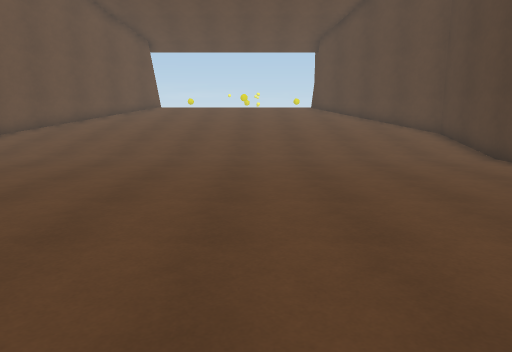
[1] (above)

16 first-person views from a walk through a scene from a Unity 3-D project. The camera is 1.5 m above the floor, tilts 10° down and sees 70° across. The floor is counted in squares, 1 m on a side. Each view is taken from the middle of a square. On the plan, view 1 faces up. The plan holds only what a view shows up to about 16 squares ahead; the rest is blank. The place goes on beyond the plan. The player is left out.

[2]
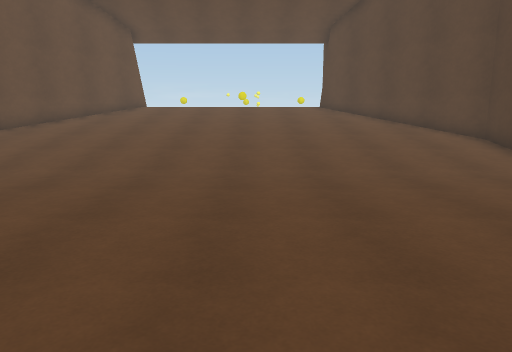

[3]
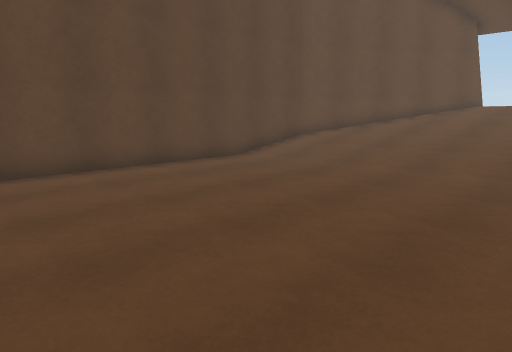

[4]
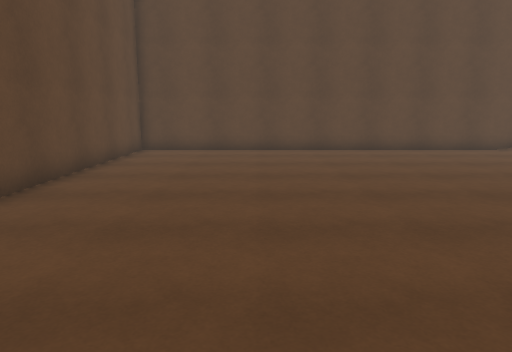

[5]
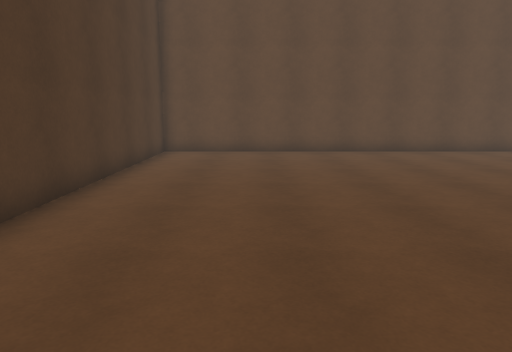

[6]
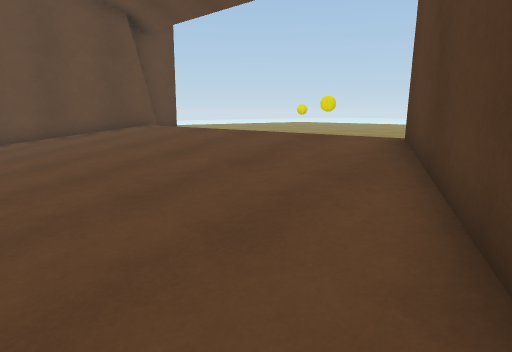

[7]
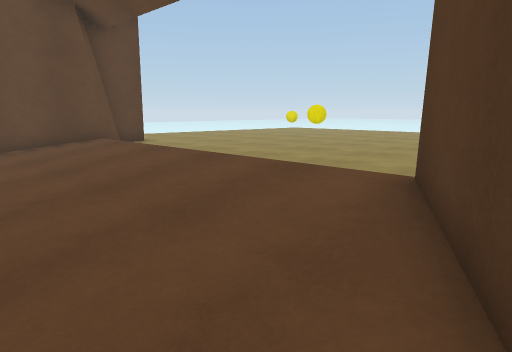

[8]
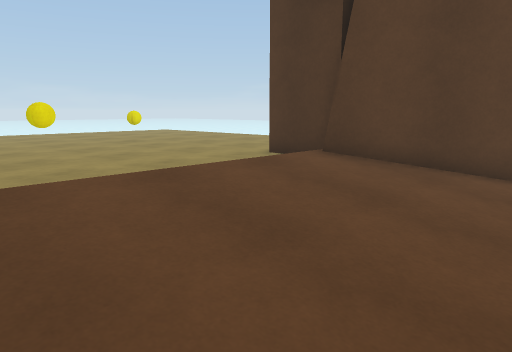

[9]
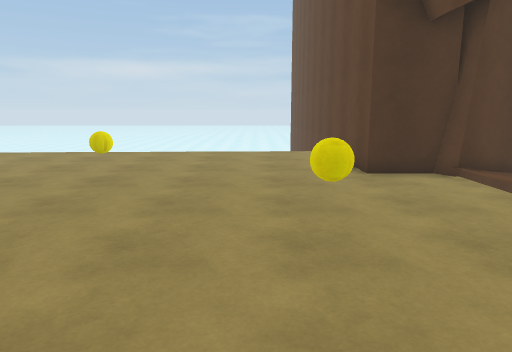

[10]
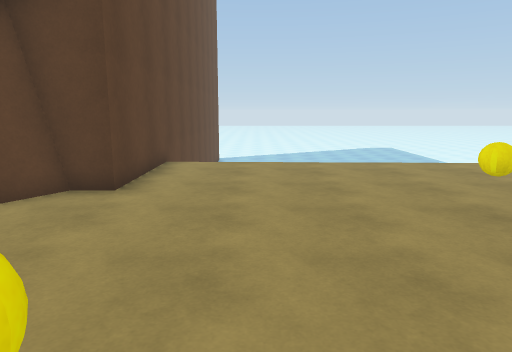

[11]
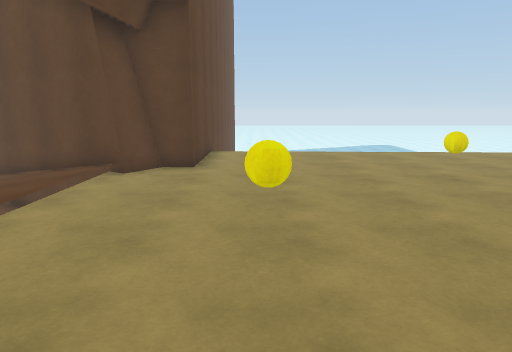

[12]
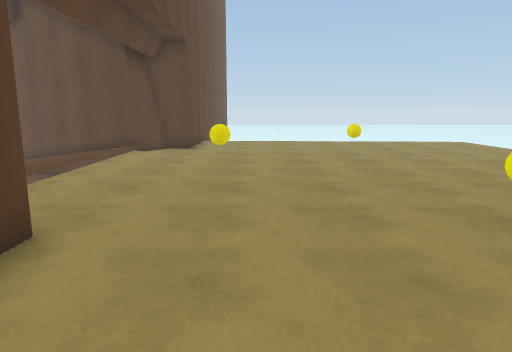

[13]
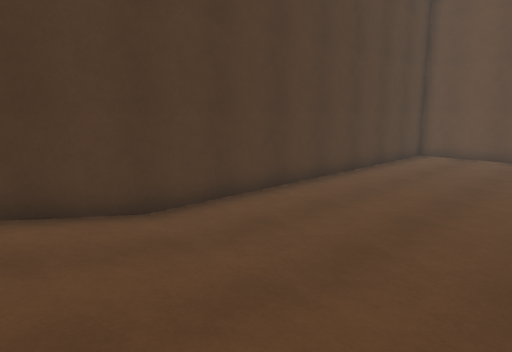

[14]
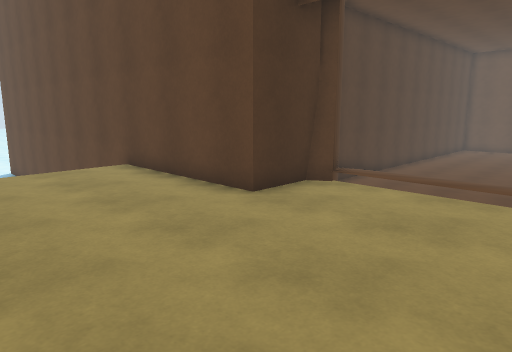

[15]
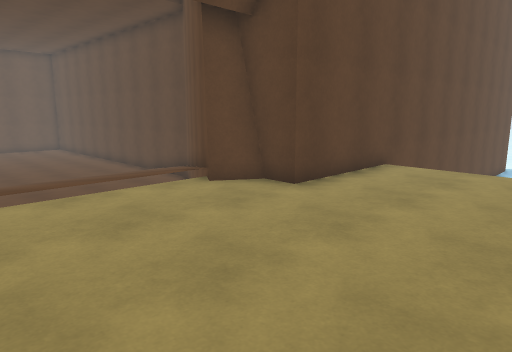

[16]
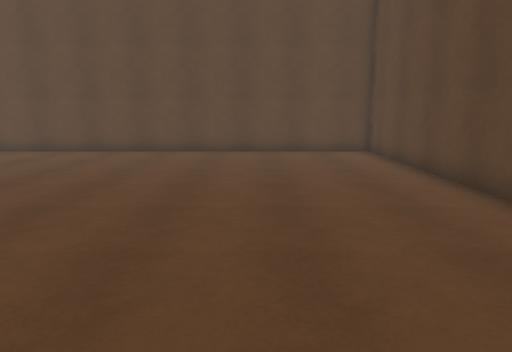

### Floor plan
Key: @ floor where view 1 was taken; # wall or solid block; . main floor; : floor 0.5 m higher than the main floor; + floor 0.75 m higher than the main floor; * floor 1 m higher than the main floor; % floor 1.25 m higher than the main floor; & floor 1.5 m higher than the main floor; $ floor 1.75 m higher than the main floor; / step, stairs or slope; v drop or lower ground; O other object.
Columns run from 13 left of view 1 to 11 right of it. Each row starts with its distance up from view 1.
 32   v&&&&&&&&&&&&&&&&&&&v
 31   v&&&&&O&&&&&&&O&&&&&v
 30   v&&&&&&&&&&&&&&&&&&&v
 29   v&&&&&&&&&&&&&&&&&&&v
 28   v&&&&&&&&&&&&&&&&&&&v
 27   v&&&&&&&&&&&&&&&&&&&v
 26   v&&&&&&&&&O&&&&&&&&&v
 25   v&&&&&&&&&&&&&&&&&&&v
 24 #######&&&&&&&&&&########
 23       ##&&&&&&&&&#
 22       ##$$$$$$$$$#
 21      ##&/////////##
 20      #%//////////%#
 19     ##////////////##
 18     #*////////////*##
 17    ##//////////////+#
 16   ##+///////////////##
 15   #:////////////////:#
 14   #//////////////////#
 13   #//////////////////#
 12   #..................#
 11   #..................#
 10   #..................#
  9   #..................#
  8   #..................#
  7   #..................#
  6   #..................#
  5   #..................#
  4   #..................#
  3   #..................#
  2   #..................#
  1   #..................#
  0   #..........@.......#
 -1   #..................#
 -2   #..................#
 -3   ####################

Where each view was taken, in squares from view 1:
view 1: 0 up, 0 right, facing up
view 2: 3 up, 0 right, facing up
view 3: 3 up, 1 left, facing up-left
view 4: 2 up, 4 right, facing left
view 5: 12 up, 4 right, facing down
view 6: 16 up, 6 right, facing up-left
view 7: 18 up, 5 right, facing up-left
view 8: 18 up, 3 left, facing up-right
view 9: 27 up, 5 left, facing right
view 10: 27 up, 0 right, facing left
view 11: 26 up, 3 right, facing left
view 12: 27 up, 8 right, facing left
view 13: 15 up, 1 right, facing down-right
view 14: 29 up, 1 left, facing down-right
view 15: 29 up, 1 left, facing down-left
view 16: 12 up, 6 left, facing down
